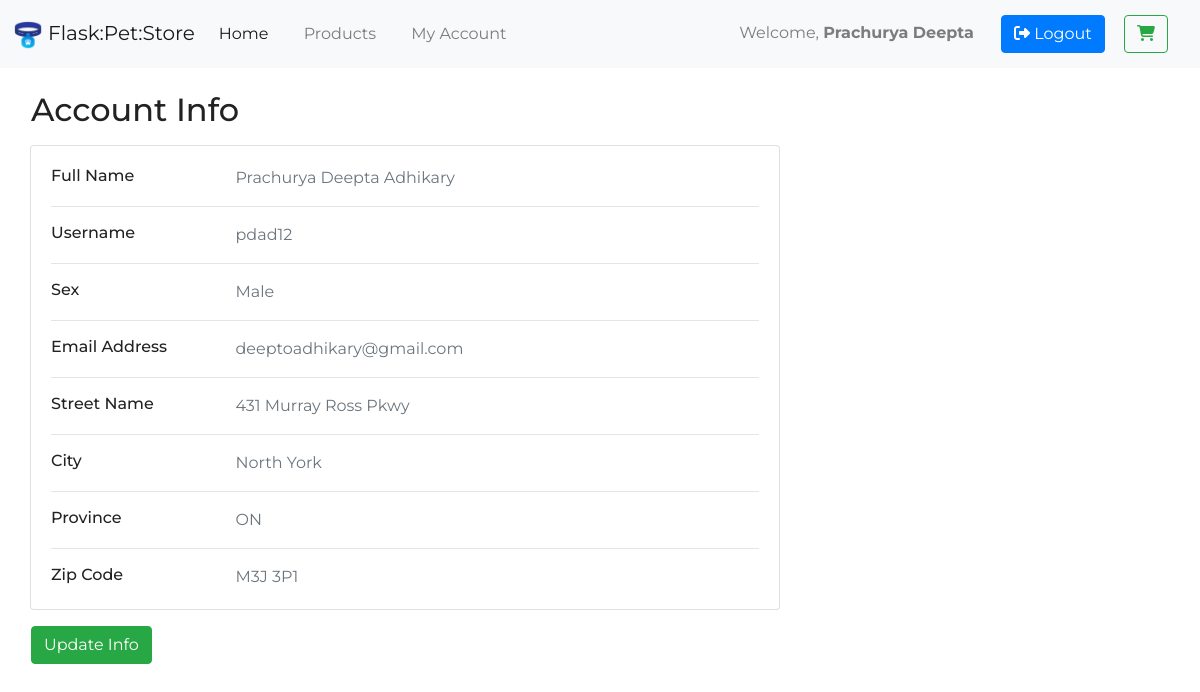
The app's page /customer/ (signed in), older data.
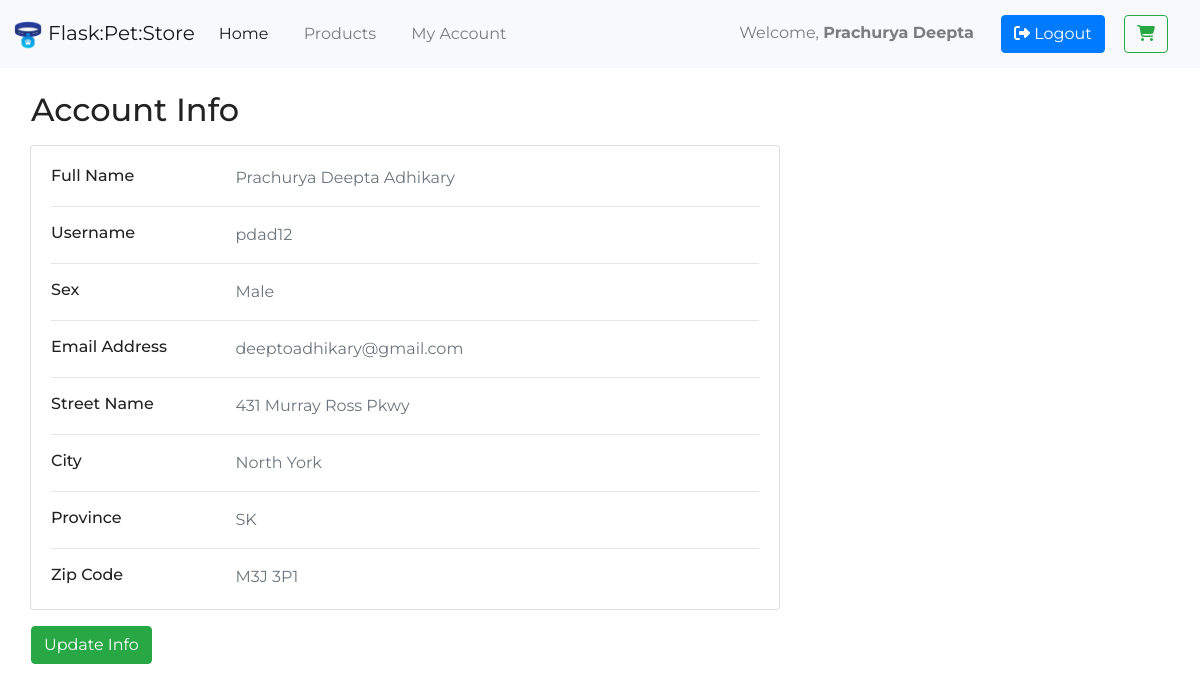
The same page, newer data.
### flask_pet_store/models.py (models this page shows, shortened)
class User(db.Model, UserMixin):
    id = db.Column(
        db.Integer(), primary_key=True
    )
    _first_name = db.Column(
        'first_name', db.String(length=30), nullable=False
    )
    _last_name = db.Column(
        'last_name', db.String(length=30), nullable=False
    )
    sex = db.Column(
        db.String(length=1), nullable=False
    )
    _email = db.Column(
        'email', db.String(length=80), nullable=False, unique=True
    )
    username = db.Column(
        db.String(length=60), nullable=False, unique=True
    )
    _password_hash = db.Column(
        'password_hash', db.String(length=60), nullable=False
    )
    _street_name = db.Column(
        'street_name', db.String(length=60), nullable=False
    )
    _zip_code = db.Column(
        'zip_code', db.String(length=7), nullable=False
    )
    _city = db.Column(
        'city', db.String(length=30), nullable=False
    )
    province = db.Column(
        db.String(length=2), nullable=False
    )
    orders = db.relationship('Product', secondary=product_orders, backref=db.backref('ordered_by', lazy='dynamic'))
    roles = db.relationship('Role', secondary='user_roles', backref=db.backref('subscribers', lazy='dynamic'))
    @hybrid_property
    def first_name(self):
        return self._first_name
    @first_name.setter
    def first_name(self, entered_name):
        self._first_name = entered_name.title()
    @hybrid_property
    def last_name(self):
        return self._last_name
    @last_name.setter
    def last_name(self, entered_name):
        self._last_name = entered_name.title()
    @hybrid_property
    def email(self):
        return self._email
    @email.setter
    def email(self, entered_email):
        self._email = entered_email.lower()
    @hybrid_property
    def password(self):
        return self._password_hash
    @hybrid_property
    def street_name(self):
        return self._street_name
    @street_name.setter
    def street_name(self, entered_street):
        self._street_name = entered_street.title()
    @hybrid_property
    def zip_code(self):
        return self._zip_code
    @zip_code.setter
    def zip_code(self, entered_zip):
        formatted_zip = entered_zip
        if entered_zip[3] != ' ':
            formatted_zip = entered_zip[:3] + ' ' + entered_zip[3:]
        self._zip_code = formatted_zip.upper()
    @hybrid_property
    def city(self):
        return self._city
    @city.setter
    def city(self, entered_city):
        self._city = entered_city.title()

### flask_pet_store/customer/routes.py (the view)
@customer_blueprint.route('/')
@login_required
def index():
    customer = User.query.get_or_404(current_user.id)
    return render_template('customer/index.html', customer=customer)

### flask_pet_store/models.py (called while the page is built)
@login_manager.user_loader
def load_user(user_id):
    return User.query.get(int(user_id))

### flask_pet_store/customer/templates/customer/index.html (shortened to what this page needs)
{% extends 'layout.html' %}
{% block content %}
    <div class="container-fluid">
        <br>
        <h2 class="mb-3 px-3">Account Info</h2>
        <div class="col-md-8">
            <div class="card mb-3">
                <div class="card-body">
                    <div class="row">
                        <div class="col-sm-3">
                            <h6 class="mb-0">Full Name</h6>
                        </div>
                        <div class="col-sm-9 text-secondary">
                            {{ customer.first_name }} {{ customer.last_name }}
                        </div>
                    </div>
                    <hr>
                    <div class="row">
                        <div class="col-sm-3">
                            <h6 class="mb-0">Username</h6>
                        </div>
                        <div class="col-sm-9 text-secondary">
                            {{ customer.username }}
                        </div>
                    </div>
                    <hr>
                    <div class="row">
                        <div class="col-sm-3">
                            <h6 class="mb-0">Sex</h6>
                        </div>
                        <div class="col-sm-9 text-secondary">
                            {{ customer.sex }}
                        </div>
                    </div>
                    <hr>
                    <div class="row">
                        <div class="col-sm-3">
                            <h6 class="mb-0">Email Address</h6>
                        </div>
                        <div class="col-sm-9 text-secondary">
                            {{ customer.email }}
                        </div>
                    </div>
                    <hr>
                    <div class="row">
                        <div class="col-sm-3">
                            <h6 class="mb-0">Street Name</h6>
                        </div>
                        <div class="col-sm-9 text-secondary">
                            {{ customer.street_name }}
                        </div>
                    </div>
                    <hr>
                    <div class="row">
                        <div class="col-sm-3">
                            <h6 class="mb-0">City</h6>
                        </div>
                        <div class="col-sm-9 text-secondary">
                            {{ customer.city }}
                        </div>
                    </div>
                    <hr>
                    <div class="row">
                        <div class="col-sm-3">
                            <h6 class="mb-0">Province</h6>
                        </div>
                        <div class="col-sm-9 text-secondary">
                            {{ customer.province }}
                        </div>
                    </div>
                    <hr>
                    <div class="row">
                        <div class="col-sm-3">
                            <h6 class="mb-0">Zip Code</h6>
                        </div>
                        <div class="col-sm-9 text-secondary">
                            {{ customer.zip_code }}
                        </div>
                    </div>
                </div>
            </div>
        </div>
        <a class="btn btn-success mx-3" href="{{ url_for('customer.update') }}">Update Info</a>
    </div>
{% endblock %}

### flask_pet_store/templates/layout.html (shortened to what this page needs)
<!doctype html>
<html lang="en">
<head>
    <link rel="stylesheet" href="https://cdn.jsdelivr.net/npm/bootstrap@4.6.0/dist/css/bootstrap.min.css"
>
    <link rel="stylesheet" href="{{ url_for('static', filename='css/styles.css') }}">
</head>
<body>
<header>
    <nav class="navbar fixed-top navbar-expand-lg navbar-light bg-light">
        <a class="navbar-brand" href="{{ url_for('home_page') }}">
            <img src="{{ url_for('static', filename='img/logo.png') }}" width="30" height="30"
                 alt="Flask Pet Store logo">
            Flask:Pet:Store
        </a>
        <div class="collapse navbar-collapse" id="navbarSupportedContent">
            <ul class="navbar-nav mr-auto">
                <li class="nav-item active">
                    <a class="nav-link" href="{{ url_for('home_page') }}">Home<span class="sr-only">(current)</span></a>
                </li>
                <li class="nav-item">
                    <a class="nav-link" href="{{ url_for('products.index') }}">Products</a>
                </li>
                <li class="nav-item">
                    <a class="nav-link" href="{{ url_for('customer.index') }}">My Account</a>
                </li>
            </ul>
            <ul class="navbar-nav">
                {% if current_user.is_authenticated %}
                    <li class="nav-item">
                        <a class="nav-link">
                            Welcome, <strong>{{ current_user.first_name }}</strong>
                        </a>
                    </li>
                    <li class="nav-item">
                        <a class="btn btn-primary" href="{{ url_for('customer.logout') }}">
                            <i class="fas fa-sign-out-alt"></i>
                            Logout
                        </a>
                    </li>
                {% endif %}
                <li class="nav-item">
                    <a class="btn btn-outline-success">
                        <i class="fas fa-shopping-cart"></i>
                    </a>
                </li>
            </ul>
        </div>
    </nav>
</header>
<main>
    {% block content %} {% endblock %}
</main>
</body>
</html>

### flask_pet_store/static/css/styles.css (style rules this page uses)
html, body { font-family: 'Montserrat', serif; color: #222; }
main { margin-top: 67px; }
.navbar { padding: 0.8rem; }
.navbar-nav li { padding-right: 1.2rem; }
.navbar-nav .btn { margin-top: 2px; margin-bottom: 2px; }

Row changes from the older to the newer data that the page shows:
changed User "Prachurya Deepta": province "ON" → "SK"
